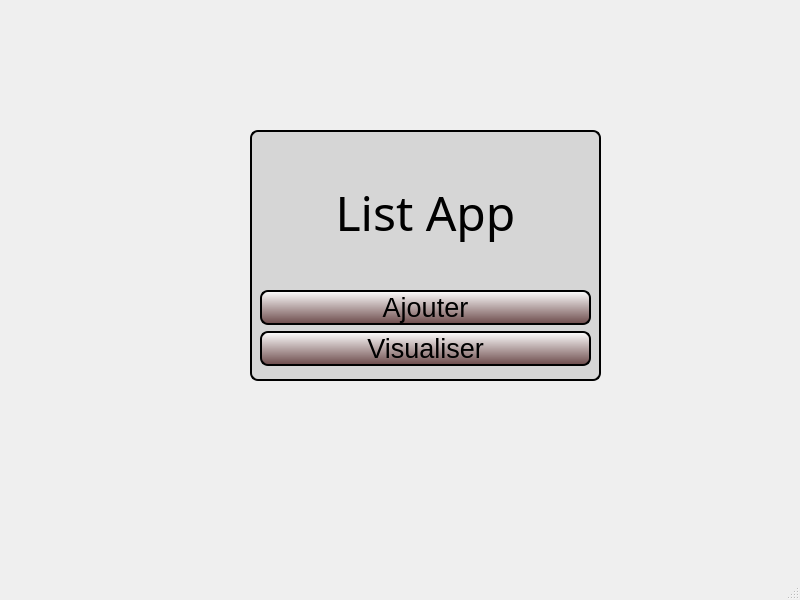
<?xml version="1.0" encoding="UTF-8"?>
<ui version="4.0">
 <class>ListApp</class>
 <widget class="QMainWindow" name="ListApp">
  <property name="windowModality">
   <enum>Qt::ApplicationModal</enum>
  </property>
  <property name="geometry">
   <rect>
    <x>0</x>
    <y>0</y>
    <width>800</width>
    <height>600</height>
   </rect>
  </property>
  <property name="minimumSize">
   <size>
    <width>600</width>
    <height>400</height>
   </size>
  </property>
  <property name="maximumSize">
   <size>
    <width>1920</width>
    <height>1080</height>
   </size>
  </property>
  <property name="baseSize">
   <size>
    <width>800</width>
    <height>600</height>
   </size>
  </property>
  <property name="windowTitle">
   <string>ListApp</string>
  </property>
  <property name="animated">
   <bool>true</bool>
  </property>
  <property name="documentMode">
   <bool>false</bool>
  </property>
  <property name="tabShape">
   <enum>QTabWidget::Rounded</enum>
  </property>
  <widget class="QWidget" name="centralwidget">
   <property name="enabled">
    <bool>true</bool>
   </property>
   <property name="autoFillBackground">
    <bool>true</bool>
   </property>
   <widget class="QStackedWidget" name="stackedWidget">
    <property name="geometry">
     <rect>
      <x>0</x>
      <y>0</y>
      <width>800</width>
      <height>600</height>
     </rect>
    </property>
    <property name="minimumSize">
     <size>
      <width>800</width>
      <height>600</height>
     </size>
    </property>
    <property name="styleSheet">
     <string notr="true">.QPushButton{
border: 2px solid blac;
border-radius: 8px;
background-color: qlineargradient(spread:pad, x1:0.542, y1:1, x2:0.543, y2:0, stop:0 rgba(108, 74, 74, 255), stop:1 rgba(255, 255, 255, 255));
}

.QPushButton:hover{
background-color:rgb(127, 96, 99);
color:white;
border: 2px solid black;
}

QWidget#acceuilWidget{
background-color:rgb(214, 214, 214);
border: 2px solid black;
border-radius: 8px;
}</string>
    </property>
    <widget class="QWidget" name="accueilPage">
     <widget class="QWidget" name="acceuilWidget" native="true">
      <property name="geometry">
       <rect>
        <x>250</x>
        <y>130</y>
        <width>351</width>
        <height>251</height>
       </rect>
      </property>
      <widget class="QWidget" name="verticalLayoutWidget">
       <property name="geometry">
        <rect>
         <x>0</x>
         <y>0</y>
         <width>351</width>
         <height>251</height>
        </rect>
       </property>
       <layout class="QVBoxLayout" name="accueilLayout">
        <property name="leftMargin">
         <number>10</number>
        </property>
        <property name="topMargin">
         <number>10</number>
        </property>
        <property name="rightMargin">
         <number>10</number>
        </property>
        <property name="bottomMargin">
         <number>15</number>
        </property>
        <item>
         <widget class="QLabel" name="accueilLabel">
          <property name="font">
           <font>
            <family>Suruma</family>
            <pointsize>36</pointsize>
           </font>
          </property>
          <property name="text">
           <string>List App</string>
          </property>
          <property name="alignment">
           <set>Qt::AlignCenter</set>
          </property>
         </widget>
        </item>
        <item>
         <widget class="QPushButton" name="aJouterBouton">
          <property name="font">
           <font>
            <pointsize>20</pointsize>
           </font>
          </property>
          <property name="text">
           <string>Ajouter</string>
          </property>
         </widget>
        </item>
        <item>
         <widget class="QPushButton" name="visualiserBouton">
          <property name="font">
           <font>
            <pointsize>20</pointsize>
           </font>
          </property>
          <property name="text">
           <string>Visualiser</string>
          </property>
         </widget>
        </item>
       </layout>
      </widget>
     </widget>
    </widget>
    <widget class="QWidget" name="visualiserPage">
     <widget class="QScrollArea" name="logsScroll">
      <property name="geometry">
       <rect>
        <x>100</x>
        <y>30</y>
        <width>611</width>
        <height>451</height>
       </rect>
      </property>
      <property name="autoFillBackground">
       <bool>true</bool>
      </property>
      <property name="widgetResizable">
       <bool>true</bool>
      </property>
      <widget class="QWidget" name="logsScrollContents">
       <property name="geometry">
        <rect>
         <x>0</x>
         <y>0</y>
         <width>609</width>
         <height>449</height>
        </rect>
       </property>
       <widget class="QTextEdit" name="logsContent">
        <property name="geometry">
         <rect>
          <x>0</x>
          <y>40</y>
          <width>611</width>
          <height>381</height>
         </rect>
        </property>
        <property name="undoRedoEnabled">
         <bool>false</bool>
        </property>
        <property name="readOnly">
         <bool>true</bool>
        </property>
       </widget>
       <widget class="QWidget" name="horizontalLayoutWidget">
        <property name="geometry">
         <rect>
          <x>0</x>
          <y>-1</y>
          <width>391</width>
          <height>31</height>
         </rect>
        </property>
        <layout class="QHBoxLayout" name="logsHeaderLayout">
         <item>
          <widget class="QLabel" name="headerId">
           <property name="text">
            <string>ID</string>
           </property>
          </widget>
         </item>
         <item>
          <widget class="QLabel" name="headerNom">
           <property name="text">
            <string>Nom</string>
           </property>
          </widget>
         </item>
         <item>
          <widget class="QLabel" name="headerPrenom">
           <property name="text">
            <string>Prenom</string>
           </property>
          </widget>
         </item>
         <item>
          <widget class="QLabel" name="headerAge">
           <property name="text">
            <string>Age</string>
           </property>
          </widget>
         </item>
        </layout>
       </widget>
      </widget>
     </widget>
     <widget class="QPushButton" name="RetourBouton">
      <property name="geometry">
       <rect>
        <x>620</x>
        <y>502</y>
        <width>121</width>
        <height>41</height>
       </rect>
      </property>
      <property name="text">
       <string>Retour</string>
      </property>
     </widget>
    </widget>
    <widget class="QWidget" name="ajouterPage">
     <property name="styleSheet">
      <string notr="true">.QLineEdit{
margin-right: 20px;
margin-left: 20px;
border:none;
border-right: 2px solid black;
border-bottom: 2px solid black;
height:20px
}

.QSpinBox{
margin-right: 20px;
margin-left: 20px;
border:none;
border-right: 2px solid black;
border-bottom: 2px solid black;
}


.QTextEdit:clicked {
background-color:rgb(241, 241, 241);
border-right:2px solid green;
border-bottom:2px solid green;
}

.QLabel#ajouterLabel{
text-decoration:underline;
}

.QLabel#errorNom, .QLabel#errorAge, .QLabel#errorPrenom{
color:red;
}</string>
     </property>
     <widget class="QPushButton" name="validerBouton">
      <property name="geometry">
       <rect>
        <x>280</x>
        <y>370</y>
        <width>241</width>
        <height>23</height>
       </rect>
      </property>
      <property name="text">
       <string>Valider</string>
      </property>
     </widget>
     <widget class="QPushButton" name="RetourBoutonAjout">
      <property name="geometry">
       <rect>
        <x>630</x>
        <y>400</y>
        <width>121</width>
        <height>41</height>
       </rect>
      </property>
      <property name="text">
       <string>Retour</string>
      </property>
     </widget>
     <widget class="QWidget" name="verticalLayoutWidget_2">
      <property name="geometry">
       <rect>
        <x>200</x>
        <y>100</y>
        <width>441</width>
        <height>211</height>
       </rect>
      </property>
      <layout class="QVBoxLayout" name="ajouterLayout">
       <property name="spacing">
        <number>20</number>
       </property>
       <item alignment="Qt::AlignHCenter|Qt::AlignVCenter">
        <widget class="QLabel" name="ajouterLabel">
         <property name="enabled">
          <bool>true</bool>
         </property>
         <property name="font">
          <font>
           <pointsize>22</pointsize>
           <underline>true</underline>
          </font>
         </property>
         <property name="text">
          <string>Ajouter une Nouvelle Entrée</string>
         </property>
        </widget>
       </item>
       <item>
        <layout class="QFormLayout" name="ajouterForm">
         <item row="0" column="0">
          <widget class="QLabel" name="nomLabel">
           <property name="text">
            <string>Nom:</string>
           </property>
          </widget>
         </item>
         <item row="0" column="1">
          <widget class="QLineEdit" name="nomText"/>
         </item>
         <item row="2" column="0">
          <widget class="QLabel" name="prenomLabel">
           <property name="text">
            <string>Prenom: </string>
           </property>
          </widget>
         </item>
         <item row="2" column="1">
          <widget class="QLineEdit" name="prenomText"/>
         </item>
         <item row="4" column="0">
          <widget class="QLabel" name="ageLabel">
           <property name="styleSheet">
            <string notr="true"/>
           </property>
           <property name="text">
            <string>Age: </string>
           </property>
          </widget>
         </item>
         <item row="4" column="1">
          <widget class="QLineEdit" name="ageText"/>
         </item>
         <item row="1" column="1">
          <widget class="QLabel" name="errorNom">
           <property name="text">
            <string>Nom invalide</string>
           </property>
          </widget>
         </item>
         <item row="3" column="1">
          <widget class="QLabel" name="errorPrenom">
           <property name="text">
            <string>Prenom invalide</string>
           </property>
          </widget>
         </item>
         <item row="5" column="1">
          <widget class="QLabel" name="errorAge">
           <property name="text">
            <string>Age invalide</string>
           </property>
          </widget>
         </item>
        </layout>
       </item>
      </layout>
     </widget>
     <widget class="QWidget" name="errorWidget" native="true">
      <property name="geometry">
       <rect>
        <x>640</x>
        <y>220</y>
        <width>171</width>
        <height>80</height>
       </rect>
      </property>
      <widget class="QWidget" name="verticalLayoutWidget_3">
       <property name="geometry">
        <rect>
         <x>0</x>
         <y>0</y>
         <width>160</width>
         <height>71</height>
        </rect>
       </property>
       <layout class="QVBoxLayout" name="errorLayout">
        <property name="leftMargin">
         <number>10</number>
        </property>
       </layout>
      </widget>
     </widget>
    </widget>
   </widget>
  </widget>
  <widget class="QMenuBar" name="menubar">
   <property name="geometry">
    <rect>
     <x>0</x>
     <y>0</y>
     <width>800</width>
     <height>20</height>
    </rect>
   </property>
  </widget>
  <widget class="QStatusBar" name="statusbar"/>
 </widget>
 <resources/>
 <connections/>
</ui>
